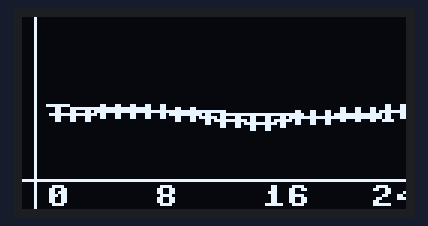
A program run on a simulated ESP32 board running MicroPython. On the bench: 128×64 one-colour display. What the program prints to the serial console is not drawn. At 10.1 s the program stops and its outputs stay as they are.

Above: at 0.1 s.

The program:

demo.py
```python
###########################################################
# calculate regression
# jarutex.com
###########################################################
import gc
import time as tm
import machine as mc
from machine import Pin,ADC,I2C
from ssd1306 import SSD1306_I2C

###########################################################
# setting
###########################################################
gc.enable()
gc.collect()

mc.freq(160000000)

pinScl = Pin(10)
pinSda = Pin(9)

i2c = I2C(0,scl=pinScl,sda=pinSda,freq=800000)
oled_addr = const(0x3c)
oled = SSD1306_I2C(128,64,i2c)

x = [0,1,2,3,4,5,6,7,8,9,10,11,12,13,14,15,16,17,18,19,20,21,22,23]
y = [29.5,29.2,29.0,28.9,28.6,28.8,28.5,28.3,29.0,29.6,30.8,31.8,31.7,32.1,32.5,31.6,30.5,30.5,30.2,29.6,29.5,29.2,28.1,28.9]
n = len(x)
sumX = 0.0
sumY = 0.0
sumX2 = 0.0
sumY2 = 0.0
sumXY = 0.0

###########################################################
# start
###########################################################
oled.poweron()
oled.init_display()
oled.fill(1)
oled.text("JarutEx", 10, 10, 0)
oled.show()

###########################################################
# main program
###########################################################
#
# calculate
#
for i in range(len(x)):
    sumXY = (sumXY+(x[i]*y[i]))
    sumX2 = (sumX2+(x[i]*x[i]))
    sumY2 = (sumY2+(y[i]*y[i]))
    sumX = (sumX+x[i])
    sumY = (sumY+y[i])
a = ((sumY*sumX2)-(sumX*sumXY))/((n*sumX2)-(sumX*sumX))
b = ((n*sumXY)-(sumX*sumY))/((n*sumX2)-(sumX*sumX))
#
# draw axis
#
oled.fill(0)
posx = 0
posy = 0
for i in range(25):
    if ((i % 8)==0):
        oled.text("{}".format(i),8+posx*36,56)
        posx+=1
for posy in range(64):
    oled.pixel(4,posy,1)
for posx in range(128):
    oled.pixel(posx,54,1)
oled.show()
#
# point (x,y)
#
for posx in range(n):
    print(posx*5+8,int(y[posx]))
    oled.text("+",8+posx*5,int(y[posx]))
    #oled.pixel(posx*5+8,int(y[posx]),1)
oled.show()
#
# draw Y = a + bX + c
#
for posx in range(8,124,1):
    posy = a+b*posx
    oled.pixel(posx,int(posy),1)

oled.show()
tm.sleep_ms(10000)

###########################################################
# end of program
###########################################################
oled.fill(0)
oled.show()
oled.poweroff()
```
